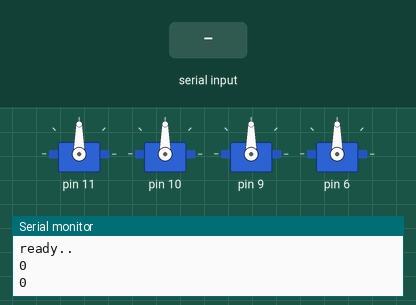
This sketch was run on a simulated Arduino Uno, built with avr-gcc and run on an emulated ATmega328P. Parts: 4 × servo, the last lines printed to the serial monitor. The inputs (shaded band) are chosen by the test bench.

Above: at 1.2 s.
1.3 s: "m" received over the second serial link
At 2.5 s:
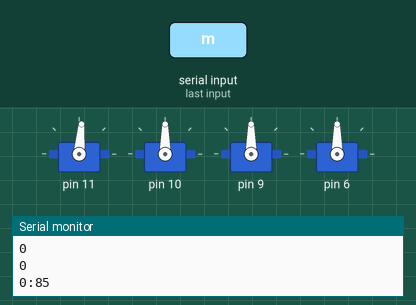
2.8 s: "l" received over the second serial link
At 3.6 s:
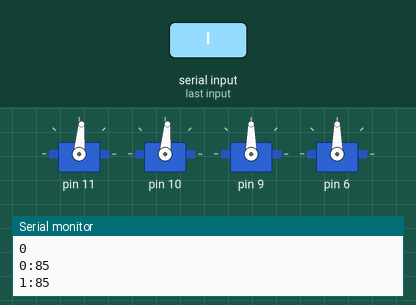
Timing chart, 0 to 5.8 s (numbered marks = the images above; inputs shaded):
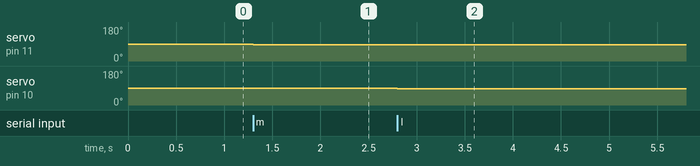

The sketch:

arm_bluetooth.ino
```cpp
#include <Servo.h>
#include <SoftwareSerial.h>

#define SERVO_CNT 4
#define STEP 5
#define MAX_IDLE_TIME 5000  //ms, 0:infinity
#define RX 2
#define TX 3

SoftwareSerial bt(RX, TX);

int d_pin[SERVO_CNT], value[SERVO_CNT] , curr_angle[SERVO_CNT], min_angle[SERVO_CNT];
int max_angle[SERVO_CNT], init_angle[SERVO_CNT], prev_angle[SERVO_CNT];
unsigned long last_running_time;
Servo servos[SERVO_CNT];
char cmd ;
int target;
boolean up_down;

void setup(){
  Serial.begin(9600);
  bt.begin(9600);
  Serial.println("ready..");
  //Middle
  d_pin[0] = 11;
  min_angle[0] = 0;
  max_angle[0] = 180;
  init_angle[0] = 90;

  //left
  d_pin[1] = 10;
  min_angle[1] = 30;
  max_angle[1] = 110;
  init_angle[1] = 90;

//Right
  d_pin[2] = 9;
  min_angle[2] = 40;
  max_angle[2] = 180;
  init_angle[2] = 90;

  //claw
  d_pin[3] = 6;
  min_angle[3] = 10;
  max_angle[3] = 110;
  init_angle[3] = 90;

  for (int i = 0; i < SERVO_CNT; i++) {
    servos[i].attach(d_pin[i]);
    servos[i].write(init_angle[i]);
    value[i] = 0;
    prev_angle[i] = init_angle[i];
  }
  last_running_time = millis();
  Serial.println(last_running_time);
  Serial.println(millis());

}


void loop() {
  if (bt.available() > 0) {
    cmd = bt.read();

    if (cmd == 'm' || cmd == 'M') {
      target = 0;
      up_down = cmd == 'm' ? false : true;
    }else if (cmd == 'l' || cmd == 'L') {
      target = 1;
      up_down = cmd == 'l' ? false : true;
    } else if (cmd == 'r' || cmd == 'R') {
      target = 2;
      up_down = cmd == 'r' ? false : true;
    } else if (cmd == 'c' || cmd == 'C') {
      target = 3;
      up_down = cmd == 'c' ? false : true;
    }

    curr_angle[target] = prev_angle[target] = servos[target].read();
    if(up_down){
      if( curr_angle[target] < max_angle[target] ){
            curr_angle[target] += STEP;
      }
    }else{
      if(curr_angle[target] > min_angle[target]){
            curr_angle[target] -= STEP;
      }
    }
    if(curr_angle[target] != prev_angle[target]){
      Serial.print(target);
      Serial.print(":");
      Serial.println(curr_angle[target]);

      if (!servos[target].attached()){
        servos[target].attach(d_pin[target]);
      }
      servos[target].write(curr_angle[target]);
      last_running_time = millis();
    }

  }// end of Serial.available

  if (MAX_IDLE_TIME != 0 && (millis() - last_running_time) > MAX_IDLE_TIME){
    for(int i=0; i<SERVO_CNT; i++){
      if(servos[i].attached()){
       servos[i].detach(); // 서보모터를 일정시간 사용하지 않으면 연결을 끊어둔다.
      }
    }
  }
}//end of loop
 
```

Measured:
- after the input at 1.3 s, servo on pin 11: 90° → 85° at once
- after the input at 2.8 s, servo on pin 10: 90° → 85° at once
